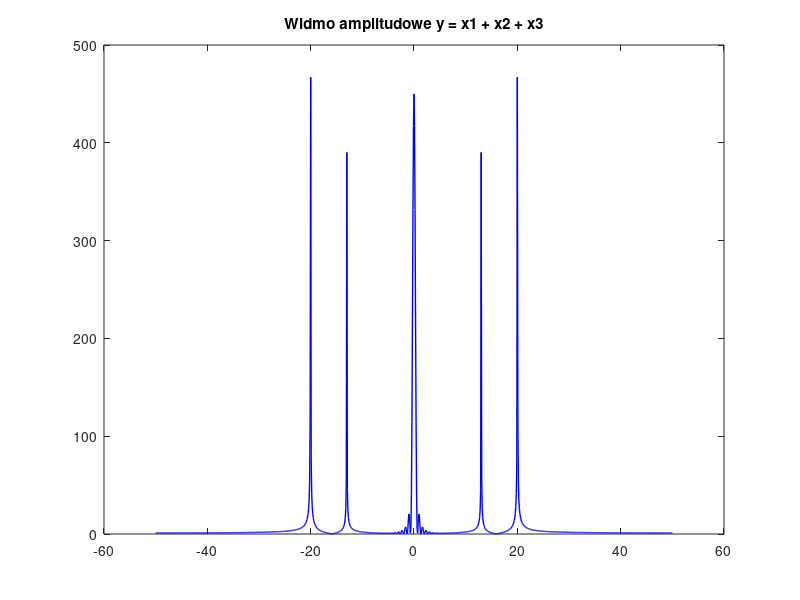
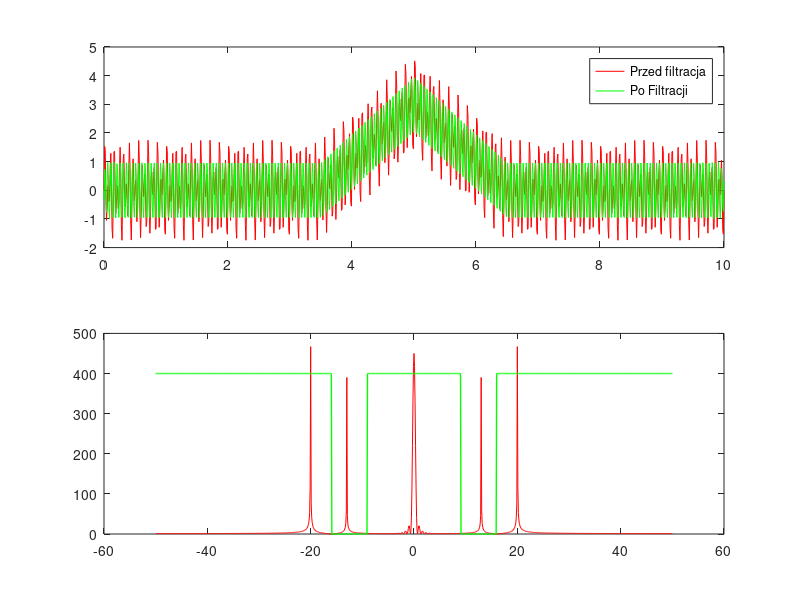

MATLAB code for these plots, in order: (Note: this script raises an error after producing the figures.)
clc; clear; close all;

% Usunąć składową harmoniczną o częstotliwości 13Hz

Fs=100;
t=0:1/Fs:10;
T=0.05;
x1=1*sin(2*pi*t/0.05);
x2=0.8*sin(2*pi*t*13);
x3=3*(1-abs(t-5)/1.5).*(abs(t-5)<1.5);
y=x1+x2+x3;

XT=fftshift(fft(y));
WA=abs(XT);

%f=10*(t-5);
f=linspace(-Fs/2, Fs/2, length(t));
plot(f,WA,'b','LineWidth',1); title('Widmo amplitudowe y = x1 + x2 + x3');
figure;

LP=1.0*(abs(f)>=16 | abs(f)<=9);
y_new=real(ifft(ifftshift(LP.*XT)));

subplot(211), plot(t,y,'r',t,y_new,'g'); legend('Przed filtracja','Po Filtracji');
subplot(212), plot(f,WA,'r',f,LP*400,'g','LineWidth',1); legend('Widmo','Filtr','Location','SW');

%%
clear; close all; clc;

% Usunąć składową harmoniczną o częstotliwości 3Hz

Fs=25;
t=0:(1/Fs):50;

x1=1*sin(2*pi*t*1);
x2=sin(2*pi*t*3)/3;
x3=sin(2*pi*t*5)/5;

x=x1+x2+x3;

XT=fftshift(fft(x));
WA=abs(XT);
f=linspace(-Fs/2,Fs/2,length(t));

BA=1./(1+(f./(f.*f-3*3)).^8);
XT_new=XT.*BA;
x_new=ifft(ifftshift(XT_new));

WA_new=abs(x_new);

subplot(211), plot(t,x,'r',t,x_new,'g'); legend('Przed filtracja','Po Filtracji');
subplot(212), plot(f,WA,'r',f,100*BA,'g');legend('Widmo','Filtr','Location','NW');

%%
clear; close all; clc;

Fs=80;
t=0:(1/Fs):12;

x1=0.9*sin(2*pi*t/0.15);
x2=0.8*(1-abs(t-6)/4).*(abs(t-6)<=4);
x3=0.4*rand(size(t))-0.2;

x=x1+x2+x3;

f=linspace(-Fs/2,Fs/2,length(t));
XT=fftshift(fft(x));
WA=abs(XT);
plot(f,WA);

BA=1.0./(1+((2*f)./(f.*f-400/9)).^8);

XT_new=XT.*BA;
x_new=real(ifft(ifftshift(XT_new)));

WA_new=abs(XT_new);

subplot(211), plot(t,x,'r',t,x_new,'g'); legend('Przed filtracja','Po Filtracji');
subplot(212), plot(f,WA,'b',f,WA_new,'m',f,100*BA,'r'); legend('Stare Widmo','Nowe Widmo','Filtr','Location','NW');

%%
clear; close all; clc;
Fs=50;
t=-5:(1/Fs):15;

x1=0.7*sin(2*pi*t/0.2); %5[Hz]
x2=1.02*(mod(t,1)/1);
A=linspace(0.2,0.4,length(t));
x3=A.*sin(2*pi*t*18);

x=x1+x2+x3;

f=linspace(-Fs/2,Fs/2,length(t));
XT=fftshift(fft(x));
WA=abs(XT);
plot(f,WA);

LP=1.0.*(abs(f)<=4 | abs(f)>=6);
XT_new=XT.*LP;
x_new=real(ifft(ifftshift(XT_new)));

WA_new=abs(XT_new);

subplot(211), plot(t,x,'r',t,x_new,'g'); legend('Przed filtracja','Po Filtracji');
subplot(212), plot(f,WA,'r',f,WA_new,'g',f,300*LP,'m');legend('Stare Widmo','Nowe Widmo','Filtr','Location','NW');
